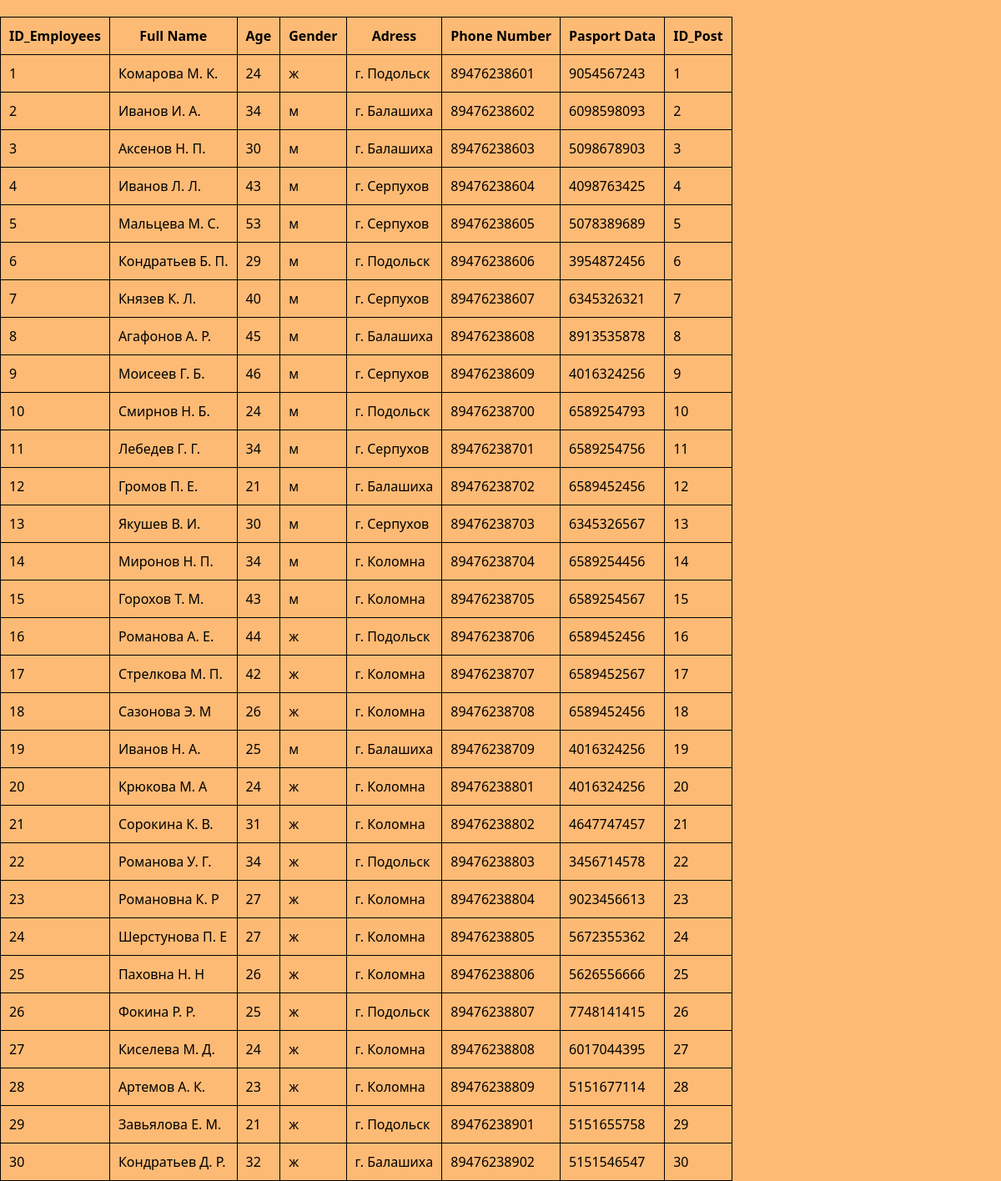
Screenshot of /layouts/employees.php with the database file from the repository.
### tables this page shows
CREATE TABLE `Employees` (
  `ID_Employees` int(11) NOT NULL,
  `FullName` varchar(255) DEFAULT NULL,
  `Age` int(11) DEFAULT NULL,
  `Gender` varchar(255) DEFAULT NULL,
  `Adress` varchar(255) DEFAULT NULL,
  `PhoneNumber` varchar(255) DEFAULT NULL,
  `PasportData` varchar(255) DEFAULT NULL,
  `ID_Post` int(11) DEFAULT NULL
);

### layouts/employees.php (the view, shortened to what this page needs)
<!doctype html>
<html lang="en">
<head>
    <link rel="stylesheet" href="../assets/style.css">
    <script src="https://cdn.tailwindcss.com"></script>
</head>
<body class="bg-orange-300 text-black">
<section class="container xl:mx-auto pt-5">
    <?php
    require_once '../db/db.php';
    $check_emp = mysqli_query($db, "SELECT * FROM `employees`");
    $employees = mysqli_fetch_all($check_emp);
    ?>
    <table class="">
        <tr>
            <th class="border border-black">ID_Employees</th>
            <th class="border border-black">Full Name</th>
            <th class="border border-black">Age</th>
            <th class="border border-black">Gender</th>
            <th class="border border-black">Adress</th>
            <th class="border border-black">Phone Number</th>
            <th class="border border-black">Pasport Data</th>
            <th class="border border-black">ID_Post</th>
        </tr>
        <?php
        foreach ($employees as $employee) {
            ?>
            <tr>
                <td class="border border-black"><?=$employee[0]?></td>
                <td class="border border-black"><?=$employee[1]?></td>
                <td class="border border-black"><?=$employee[2]?></td>
                <td class="border border-black"><?=$employee[3]?></td>
                <td class="border border-black"><?=$employee[4]?></td>
                <td class="border border-black"><?=$employee[5]?></td>
                <td class="border border-black"><?=$employee[6]?></td>
                <td class="border border-black"><?=$employee[7]?></td>
            </tr>
            <?php
        }
        ?>
    </table>
</section>
</body>
</html>

### assets/style.css (style rules this page uses)
th, td { padding: 10px; }

### rows the page displays
employees: ID_Employees "1", FullName "Комарова М. К.", Age "24", Gender "ж", Adress "г. Подольск", PhoneNumber "89476238601", PasportData "9054567243", ID_Post "1"
employees: ID_Employees "2", FullName "Иванов И. А.", Age "34", Gender "м", Adress "г. Балашиха", PhoneNumber "89476238602", PasportData "6098598093", ID_Post "2"
employees: ID_Employees "3", FullName "Аксенов Н. П.", Age "30", Gender "м", Adress "г. Балашиха", PhoneNumber "89476238603", PasportData "5098678903", ID_Post "3"
employees: ID_Employees "4", FullName "Иванов Л. Л.", Age "43", Gender "м", Adress "г. Серпухов", PhoneNumber "89476238604", PasportData "4098763425", ID_Post "4"
employees: ID_Employees "5", FullName "Мальцева М. С.", Age "53", Gender "м", Adress "г. Серпухов", PhoneNumber "89476238605", PasportData "5078389689", ID_Post "5"
employees: ID_Employees "6", FullName "Кондратьев Б. П.", Age "29", Gender "м", Adress "г. Подольск", PhoneNumber "89476238606", PasportData "3954872456", ID_Post "6"
employees: ID_Employees "7", FullName "Князев К. Л.", Age "40", Gender "м", Adress "г. Серпухов", PhoneNumber "89476238607", PasportData "6345326321", ID_Post "7"
employees: ID_Employees "8", FullName "Агафонов А. Р.", Age "45", Gender "м", Adress "г. Балашиха", PhoneNumber "89476238608", PasportData "8913535878", ID_Post "8"
employees: ID_Employees "9", FullName "Моисеев Г. Б.", Age "46", Gender "м", Adress "г. Серпухов", PhoneNumber "89476238609", PasportData "4016324256", ID_Post "9"
employees: ID_Employees "10", FullName "Смирнов Н. Б.", Age "24", Gender "м", Adress "г. Подольск", PhoneNumber "89476238700", PasportData "6589254793", ID_Post "10"
employees: ID_Employees "11", FullName "Лебедев Г. Г.", Age "34", Gender "м", Adress "г. Серпухов", PhoneNumber "89476238701", PasportData "6589254756", ID_Post "11"
employees: ID_Employees "12", FullName "Громов П. Е.", Age "21", Gender "м", Adress "г. Балашиха", PhoneNumber "89476238702", PasportData "6589452456", ID_Post "12"
employees: ID_Employees "13", FullName "Якушев В. И.", Age "30", Gender "м", Adress "г. Серпухов", PhoneNumber "89476238703", PasportData "6345326567", ID_Post "13"
employees: ID_Employees "14", FullName "Миронов Н. П.", Age "34", Gender "м", Adress "г. Коломна", PhoneNumber "89476238704", PasportData "6589254456", ID_Post "14"
employees: ID_Employees "15", FullName "Горохов Т. М.", Age "43", Gender "м", Adress "г. Коломна", PhoneNumber "89476238705", PasportData "6589254567", ID_Post "15"
employees: ID_Employees "16", FullName "Романова А. Е.", Age "44", Gender "ж", Adress "г. Подольск", PhoneNumber "89476238706", PasportData "6589452456", ID_Post "16"
employees: ID_Employees "17", FullName "Стрелкова М. П.", Age "42", Gender "ж", Adress "г. Коломна", PhoneNumber "89476238707", PasportData "6589452567", ID_Post "17"
employees: ID_Employees "18", FullName "Сазонова Э. М", Age "26", Gender "ж", Adress "г. Коломна", PhoneNumber "89476238708", PasportData "6589452456", ID_Post "18"
employees: ID_Employees "19", FullName "Иванов Н. А.", Age "25", Gender "м", Adress "г. Балашиха", PhoneNumber "89476238709", PasportData "4016324256", ID_Post "19"
employees: ID_Employees "20", FullName "Крюкова М. А", Age "24", Gender "ж", Adress "г. Коломна", PhoneNumber "89476238801", PasportData "4016324256", ID_Post "20"
employees: ID_Employees "21", FullName "Сорокина К. В.", Age "31", Gender "ж", Adress "г. Коломна", PhoneNumber "89476238802", PasportData "4647747457", ID_Post "21"
employees: ID_Employees "22", FullName "Романова У. Г.", Age "34", Gender "ж", Adress "г. Подольск", PhoneNumber "89476238803", PasportData "3456714578", ID_Post "22"
employees: ID_Employees "23", FullName "Романовна К. Р", Age "27", Gender "ж", Adress "г. Коломна", PhoneNumber "89476238804", PasportData "9023456613", ID_Post "23"
employees: ID_Employees "24", FullName "Шерстунова П. Е", Age "27", Gender "ж", Adress "г. Коломна", PhoneNumber "89476238805", PasportData "5672355362", ID_Post "24"
employees: ID_Employees "25", FullName "Паховна Н. Н", Age "26", Gender "ж", Adress "г. Коломна", PhoneNumber "89476238806", PasportData "5626556666", ID_Post "25"
employees: ID_Employees "26", FullName "Фокина Р. Р.", Age "25", Gender "ж", Adress "г. Подольск", PhoneNumber "89476238807", PasportData "7748141415", ID_Post "26"
employees: ID_Employees "27", FullName "Киселева М. Д.", Age "24", Gender "ж", Adress "г. Коломна", PhoneNumber "89476238808", PasportData "6017044395", ID_Post "27"
employees: ID_Employees "28", FullName "Артемов А. К.", Age "23", Gender "ж", Adress "г. Коломна", PhoneNumber "89476238809", PasportData "5151677114", ID_Post "28"
employees: ID_Employees "29", FullName "Завьялова Е. М.", Age "21", Gender "ж", Adress "г. Подольск", PhoneNumber "89476238901", PasportData "5151655758", ID_Post "29"
employees: ID_Employees "30", FullName "Кондратьев Д. Р.", Age "32", Gender "ж", Adress "г. Балашиха", PhoneNumber "89476238902", PasportData "5151546547", ID_Post "30"
